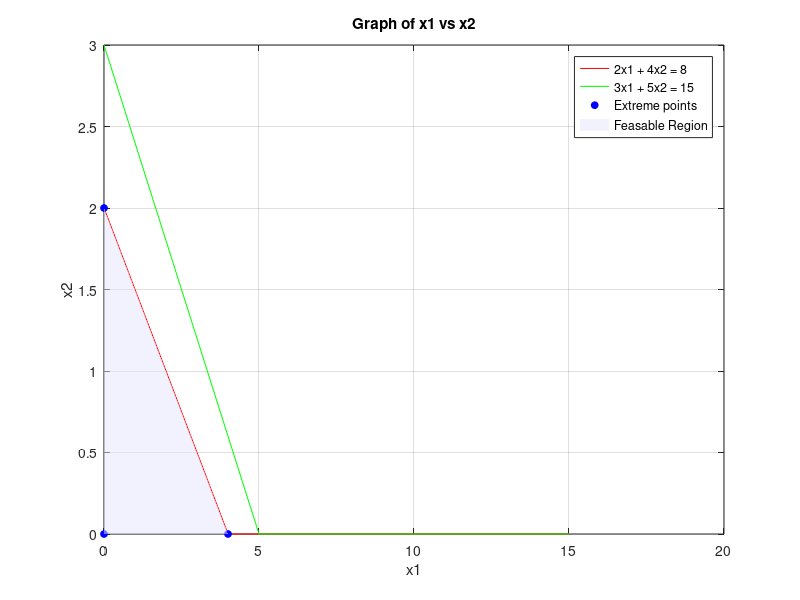

MATLAB code for this plot: (Note: this script raises an error after producing the figure.)
%{
    Minimize Z = 3x1 + 2x2
    Subject to  2x1 + 4x2 <= 8
                3x1 + 5x2 <= 15
                x1 >= 0 , x2 >= 0
%}

format short;
clear all;
clc;

C = [3 2];
A = [2 4; 3 5];
b = [8; 15];

x1 = 0:1:max(abs(b));
x21 = (b(1) - A(1, 1) * x1) ./ A(1, 2);
x22 = (b(2) - A(2, 1) * x1) ./ A(2, 2);
x21 = max(0, x21);
x22 = max(0, x22);

plot(x1, x21, 'r', 'DisplayName', '2x1 + 4x2 = 8')
hold on;
plot(x1, x22, 'g', 'DisplayName', '3x1 + 5x2 = 15');
xlabel('x1');
ylabel('x2');
title('Graph of x1 vs x2');
legend show;
grid on;

cx1 = find(x1==0);
cx21 = find(x21==0);
cx22 = find(x22==0);

line1 = [x1(:, [cx21 cx1]); x21(:, [cx21 cx1])]';
line2 = [x1(:, [cx22 cx1]); x22(:, [cx22 cx1])]';

corpt = unique([line1; line2], 'rows');

SA = [0; 0];
for i = 1:size(A, 1)
    s1 = A(i, :);
    b1 = b(i, :);
    for j = i+1:size(A, 1)
        s2 = A(j, :);
        b2 = b(j, :);

        A1 = [s1; s2];
        B1 = [b1; b2];
        X = A1 \ B1;
        SA = [SA X];
    end
end

ptt = SA';

points = unique([corpt; ptt], 'rows');

for i = 1: size(points, 1)
    px1 = points(i, 1);
    px2 = points(i, 2);
    cons1(i) = A(1, 1)*px1 + A(1, 2)*px2 - b(1);
    cons2(i) = A(2, 1)*px1 + A(2, 2)*px2 - b(2);
end

k1 = find(cons1 > 0);
k2 = find(cons2 > 0);
k3 = find(points(:, 1) < 0);
k4 = find(points(:, 2) < 0);
k = unique([k1 k2 k3 k4]);

points(k, :) = [];

if isempty(points)
    fprintf('There exists no feasable solution.\n');
else
    plot(points(:, 1), points(:, 2), 'bo', 'MarkerSize', 5, 'MarkerFaceColor', 'b', 'DisplayName', 'Extreme points');
    if size(points, 1) >= 3
        K = convhull(points(:, 1), points(:, 2));
        patch(points(K, 1), points(K, 2),[0.9 0.9 1], 'FaceAlpha', 0.5, 'EdgeColor', 'none', 'DisplayName', 'Feasable Region');
    end

    val = points * C';
    resultTable = [points val];

    [minval, minidx] = min(val);
    [maxval, maxidx] = max(val);
    optab = resultTable([minidx maxidx], :);
    minx1 = points(minidx, 1);
    minx2 = points(minidx, 2);
    maxx1 = points(maxidx, 1);
    maxx2 = points(maxidx, 2);
    
    fprintf('Minimum & Maximum objective values are:-\n');
    OPTIMAL_GRAPH = array2table(optab, 'VariableNames', {'x1', 'x2', 'Z'});
    disp(OPTIMAL_GRAPH);
    
    plot(minx1, minx2, 'kp', 'MarkerSize', 12, 'MarkerFaceColor', 'y', 'DisplayName', 'Minimum Value');
    text(minx1, minx2, sprintf('    (%.2f, %.2f)', minx1, minx2));
    plot(maxx1, maxx2, 'kp', 'MarkerSize', 12, 'MarkerFaceColor', 'm', 'DisplayName', 'Maximum Value');
    text(maxx1, maxx2, sprintf('    (%.2f, %.2f)', maxx1, maxx2));
end
